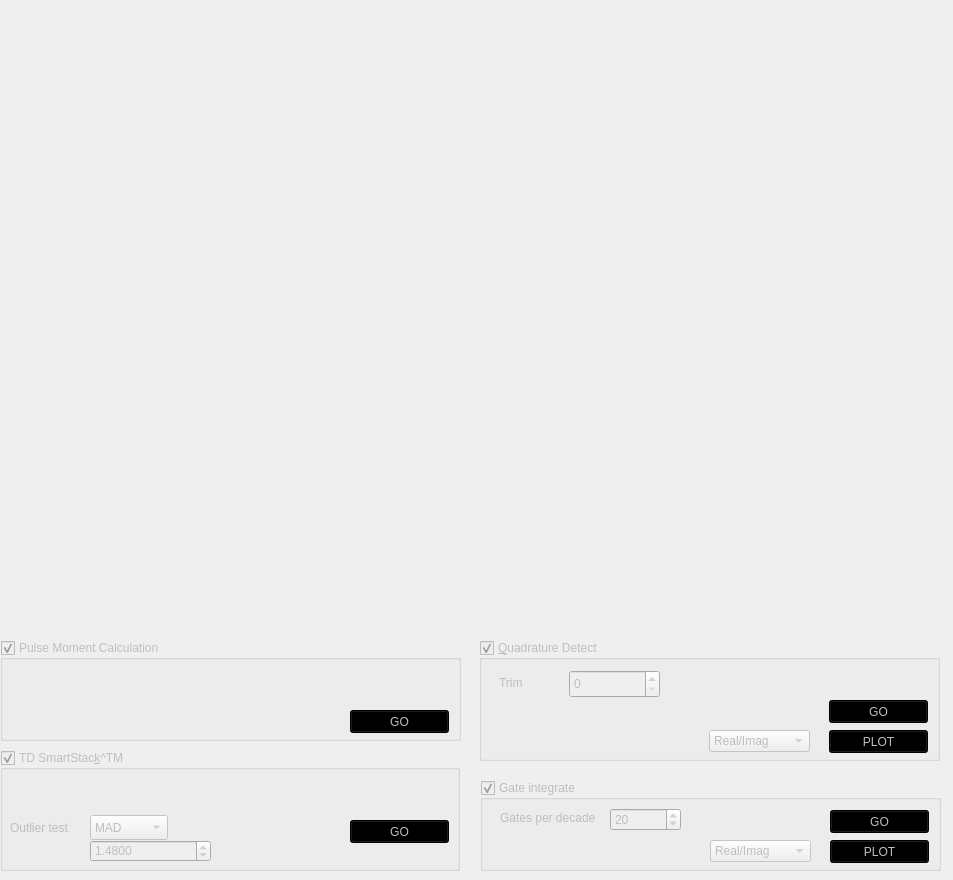
          <widget class="QWidget" name="tab_3">
           <attribute name="title">
            <string>Data QC</string>
           </attribute>
           <widget class="MyDynamicMplCanvas" name="mplwidget_2" native="true">
            <property name="geometry">
             <rect>
              <x>3</x>
              <y>10</y>
              <width>941</width>
              <height>571</height>
             </rect>
            </property>
            <property name="sizePolicy">
             <sizepolicy hsizetype="Fixed" vsizetype="Fixed">
              <horstretch>0</horstretch>
              <verstretch>0</verstretch>
             </sizepolicy>
            </property>
            <property name="minimumSize">
             <size>
              <width>460</width>
              <height>460</height>
             </size>
            </property>
           </widget>
           <widget class="MyDynamicMplCanvasNavigator" name="mplwidget_navigator_2" native="true">
            <property name="geometry">
             <rect>
              <x>3</x>
              <y>590</y>
              <width>460</width>
              <height>30</height>
             </rect>
            </property>
            <property name="sizePolicy">
             <sizepolicy hsizetype="Fixed" vsizetype="Fixed">
              <horstretch>0</horstretch>
              <verstretch>0</verstretch>
             </sizepolicy>
            </property>
            <property name="minimumSize">
             <size>
              <width>460</width>
              <height>30</height>
             </size>
            </property>
           </widget>
           <widget class="QGroupBox" name="FDSmartStackGroupBox">
            <property name="enabled">
             <bool>false</bool>
            </property>
            <property name="geometry">
             <rect>
              <x>0</x>
              <y>750</y>
              <width>460</width>
              <height>121</height>
             </rect>
            </property>
            <property name="sizePolicy">
             <sizepolicy hsizetype="Fixed" vsizetype="Fixed">
              <horstretch>0</horstretch>
              <verstretch>0</verstretch>
             </sizepolicy>
            </property>
            <property name="minimumSize">
             <size>
              <width>460</width>
              <height>100</height>
             </size>
            </property>
            <property name="title">
             <string>TD SmartStac&amp;k^TM</string>
            </property>
            <property name="checkable">
             <bool>true</bool>
            </property>
            <widget class="QComboBox" name="outlierTestCB">
             <property name="geometry">
              <rect>
               <x>90</x>
               <y>65</y>
               <width>78</width>
               <height>25</height>
              </rect>
             </property>
             <item>
              <property name="text">
               <string>MAD</string>
              </property>
             </item>
             <item>
              <property name="text">
               <string>none</string>
              </property>
             </item>
            </widget>
            <widget class="QLabel" name="label_5">
             <property name="geometry">
              <rect>
               <x>10</x>
               <y>70</y>
               <width>71</width>
               <height>16</height>
              </rect>
             </property>
             <property name="text">
              <string>Outlier test</string>
             </property>
            </widget>
            <widget class="QPushButton" name="FDSmartStackGO">
             <property name="geometry">
              <rect>
               <x>350</x>
               <y>70</y>
               <width>99</width>
               <height>23</height>
              </rect>
             </property>
             <property name="styleSheet">
              <string notr="true">#FDSmartStackGO {
    background: green;
}

#FDSmartStackGO:disabled{
    background: black;
}</string>
             </property>
             <property name="text">
              <string>GO</string>
             </property>
            </widget>
            <widget class="QDoubleSpinBox" name="MADCutoff">
             <property name="geometry">
              <rect>
               <x>90</x>
               <y>90</y>
               <width>121</width>
               <height>22</height>
              </rect>
             </property>
             <property name="toolTip">
              <string>&lt;html&gt;&lt;head/&gt;&lt;body&gt;&lt;p&gt;The threshold value used in the median absolute deviation outlier test. The default value of 1.4826 follows from an assumption of Gaussian noise, lower cutoff values are stricter and will throw out more samples.  &lt;/p&gt;&lt;/body&gt;&lt;/html&gt;</string>
             </property>
             <property name="decimals">
              <number>4</number>
             </property>
             <property name="maximum">
              <double>10.000000000000000</double>
             </property>
             <property name="value">
              <double>1.480000000000000</double>
             </property>
            </widget>
           </widget>
           <widget class="QGroupBox" name="qCalcGroupBox">
            <property name="enabled">
             <bool>false</bool>
            </property>
            <property name="geometry">
             <rect>
              <x>0</x>
              <y>640</y>
              <width>461</width>
              <height>101</height>
             </rect>
            </property>
            <property name="title">
             <string>Pulse Moment Calculation </string>
            </property>
            <property name="checkable">
             <bool>true</bool>
            </property>
            <widget class="QPushButton" name="calcQGO">
             <property name="geometry">
              <rect>
               <x>350</x>
               <y>70</y>
               <width>99</width>
               <height>23</height>
              </rect>
             </property>
             <property name="styleSheet">
              <string notr="true">#calcQGO {
    background: green;
}

#calcQGO:disabled{
    background: black;
}</string>
             </property>
             <property name="text">
              <string>GO</string>
             </property>
            </widget>
           </widget>
           <widget class="QGroupBox" name="qdGroupBox">
            <property name="enabled">
             <bool>false</bool>
            </property>
            <property name="geometry">
             <rect>
              <x>479</x>
              <y>640</y>
              <width>461</width>
              <height>121</height>
             </rect>
            </property>
            <property name="title">
             <string>&amp;Quadrature Detect</string>
            </property>
            <property name="checkable">
             <bool>true</bool>
            </property>
            <widget class="QPushButton" name="qdGO">
             <property name="geometry">
              <rect>
               <x>350</x>
               <y>60</y>
               <width>99</width>
               <height>23</height>
              </rect>
             </property>
             <property name="styleSheet">
              <string notr="true">#qdGO {
    background: green;
}

#qdGO:disabled{
    background: black;
}</string>
             </property>
             <property name="text">
              <string>GO</string>
             </property>
            </widget>
            <widget class="QSpinBox" name="trimSpin">
             <property name="geometry">
              <rect>
               <x>90</x>
               <y>30</y>
               <width>91</width>
               <height>28</height>
              </rect>
             </property>
             <property name="minimum">
              <number>0</number>
             </property>
             <property name="value">
              <number>0</number>
             </property>
            </widget>
            <widget class="QLabel" name="label_35">
             <property name="geometry">
              <rect>
               <x>20</x>
               <y>34</y>
               <width>61</width>
               <height>18</height>
              </rect>
             </property>
             <property name="text">
              <string>Trim</string>
             </property>
            </widget>
            <widget class="QComboBox" name="QDType">
             <property name="geometry">
              <rect>
               <x>230</x>
               <y>90</y>
               <width>101</width>
               <height>22</height>
              </rect>
             </property>
             <item>
              <property name="text">
               <string>Real/Imag</string>
              </property>
             </item>
             <item>
              <property name="text">
               <string>Amp/Phase</string>
              </property>
             </item>
             <item>
              <property name="text">
               <string>Phased</string>
              </property>
             </item>
            </widget>
            <widget class="QPushButton" name="plotQD">
             <property name="enabled">
              <bool>false</bool>
             </property>
             <property name="geometry">
              <rect>
               <x>350</x>
               <y>90</y>
               <width>99</width>
               <height>23</height>
              </rect>
             </property>
             <property name="styleSheet">
              <string notr="true">#plotQD {
    background: green;
}

#plotQD:disabled{
    background: black;
}</string>
             </property>
             <property name="text">
              <string>PLOT</string>
             </property>
             <property name="checkable">
              <bool>false</bool>
             </property>
            </widget>
           </widget>
           <widget class="QGroupBox" name="gateBox">
            <property name="enabled">
             <bool>false</bool>
            </property>
            <property name="geometry">
             <rect>
              <x>480</x>
              <y>780</y>
              <width>461</width>
              <height>91</height>
             </rect>
            </property>
            <property name="title">
             <string>Gate integrate</string>
            </property>
            <property name="checkable">
             <bool>true</bool>
            </property>
            <widget class="QPushButton" name="gateIntegrateGO">
             <property name="geometry">
              <rect>
               <x>350</x>
               <y>30</y>
               <width>99</width>
               <height>23</height>
              </rect>
             </property>
             <property name="styleSheet">
              <string notr="true">#gateIntegrateGO {
    background: green;
}

#gateIntegrateGO:disabled{
    background: black;
}</string>
             </property>
             <property name="text">
              <string>GO</string>
             </property>
            </widget>
            <widget class="QSpinBox" name="GPDspinBox">
             <property name="geometry">
              <rect>
               <x>130</x>
               <y>28</y>
               <width>71</width>
               <height>23</height>
              </rect>
             </property>
             <property name="minimum">
              <number>6</number>
             </property>
             <property name="maximum">
              <number>30</number>
             </property>
             <property name="value">
              <number>20</number>
             </property>
            </widget>
            <widget class="QLabel" name="label_8">
             <property name="geometry">
              <rect>
               <x>20</x>
               <y>30</y>
               <width>111</width>
               <height>16</height>
              </rect>
             </property>
             <property name="text">
              <string>Gates per decade </string>
             </property>
            </widget>
            <widget class="QComboBox" name="QDType_2">
             <property name="geometry">
              <rect>
               <x>230</x>
               <y>60</y>
               <width>101</width>
               <height>22</height>
              </rect>
             </property>
             <item>
              <property name="text">
               <string>Real/Imag</string>
              </property>
             </item>
             <item>
              <property name="text">
               <string>Amp/Phase</string>
              </property>
             </item>
             <item>
              <property name="text">
               <string>Phased</string>
              </property>
             </item>
            </widget>
            <widget class="QPushButton" name="plotGI">
             <property name="enabled">
              <bool>false</bool>
             </property>
             <property name="geometry">
              <rect>
               <x>350</x>
               <y>60</y>
               <width>99</width>
               <height>23</height>
              </rect>
             </property>
             <property name="styleSheet">
              <string notr="true">#plotGI {
    background: green;
}

#plotGI:disabled{
    background: black;
}</string>
             </property>
             <property name="text">
              <string>PLOT</string>
             </property>
             <property name="checkable">
              <bool>false</bool>
             </property>
            </widget>
           </widget>
          </widget>
